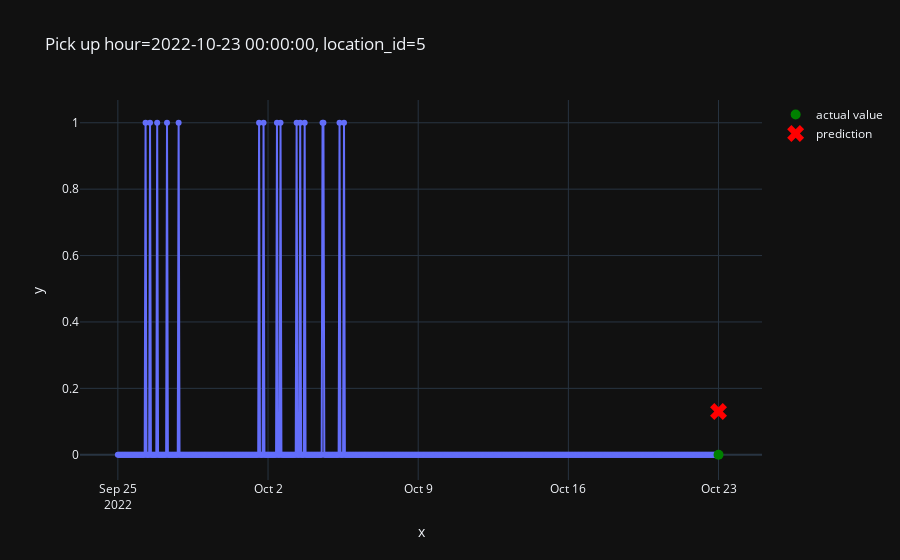

Notebook cell for this chart:
### Code cell
from src.plot import plot_one_sample
plot_one_sample(
    features = X_test,
    targets = y_test,
    example_id= 1000,
    predictions=pd.Series(predictions)
)

### Figure 1 — Plotly figure (JSON) as saved in the notebook; plotly's stock layout.template omitted (floating-point values rounded to 4 significant figures; data arrays with more than 128 entries replaced by an {"elided": "..."} marker saying what was removed)
{"data": [{"hovertemplate": "x=%{x}<br>y=%{y}<extra></extra>", "legendgroup": "", "line": {"color": "#636efa", "dash": "solid"}, "marker": {"symbol": "circle"}, "mode": "markers+lines", "name": "", "orientation": "v", "showlegend": false, "type": "scatter", "x": {"elided": "673 str values"}, "xaxis": "x", "y": {"elided": "673 int values"}, "yaxis": "y"}, {"line": {"color": "green"}, "marker": {"size": 10}, "mode": "markers", "name": "actual value", "type": "scatter", "x": ["2022-10-23T00:00:00"], "y": [0]}, {"line": {"color": "red"}, "marker": {"size": 15, "symbol": "x"}, "mode": "markers", "name": "prediction", "type": "scatter", "x": ["2022-10-23T00:00:00"], "y": [0.1302]}], "layout": {"legend": {"tracegroupgap": 0}, "title": {"text": "Pick up hour=2022-10-23 00:00:00, location_id=5"}, "xaxis": {"anchor": "y", "domain": [0, 1], "title": {"text": "x"}}, "yaxis": {"anchor": "x", "domain": [0, 1], "title": {"text": "y"}}}}
